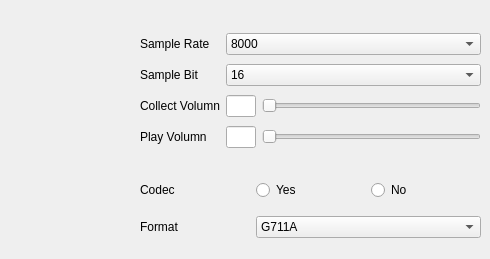
      <widget class="QWidget" name="media_audio">
       <attribute name="title">
        <string>Audio</string>
       </attribute>
       <widget class="QWidget" name="gridLayoutWidget_9">
        <property name="geometry">
         <rect>
          <x>140</x>
          <y>30</y>
          <width>341</width>
          <height>121</height>
         </rect>
        </property>
        <layout class="QGridLayout" name="media_audio_sample_grid">
         <item row="2" column="0">
          <widget class="QLabel" name="label_collection_volume">
           <property name="text">
            <string>Collect Volumn</string>
           </property>
          </widget>
         </item>
         <item row="3" column="2">
          <widget class="QSlider" name="play_volume_slider">
           <property name="orientation">
            <enum>Qt::Horizontal</enum>
           </property>
          </widget>
         </item>
         <item row="1" column="0">
          <widget class="QLabel" name="label_samplebit">
           <property name="text">
            <string>Sample Bit</string>
           </property>
          </widget>
         </item>
         <item row="2" column="2">
          <widget class="QSlider" name="collect_volume_slider">
           <property name="orientation">
            <enum>Qt::Horizontal</enum>
           </property>
          </widget>
         </item>
         <item row="0" column="0">
          <widget class="QLabel" name="label_samplerate">
           <property name="text">
            <string>Sample Rate</string>
           </property>
          </widget>
         </item>
         <item row="3" column="0">
          <widget class="QLabel" name="label_play_volume">
           <property name="text">
            <string>Play Volumn</string>
           </property>
          </widget>
         </item>
         <item row="2" column="1">
          <widget class="QLineEdit" name="collect_volume">
           <property name="maximumSize">
            <size>
             <width>30</width>
             <height>16777215</height>
            </size>
           </property>
           <property name="alignment">
            <set>Qt::AlignCenter</set>
           </property>
          </widget>
         </item>
         <item row="3" column="1">
          <widget class="QLineEdit" name="play_volume">
           <property name="maximumSize">
            <size>
             <width>30</width>
             <height>16777215</height>
            </size>
           </property>
           <property name="alignment">
            <set>Qt::AlignCenter</set>
           </property>
          </widget>
         </item>
         <item row="0" column="1" colspan="2">
          <widget class="QComboBox" name="sample_rate">
           <item>
            <property name="text">
             <string>8000</string>
            </property>
           </item>
          </widget>
         </item>
         <item row="1" column="1" colspan="2">
          <widget class="QComboBox" name="sample_bit">
           <item>
            <property name="text">
             <string>16</string>
            </property>
           </item>
          </widget>
         </item>
        </layout>
       </widget>
       <widget class="QWidget" name="gridLayoutWidget_10">
        <property name="geometry">
         <rect>
          <x>140</x>
          <y>170</y>
          <width>341</width>
          <height>80</height>
         </rect>
        </property>
        <layout class="QGridLayout" name="media_smaple_codec_grid">
         <item row="0" column="2">
          <widget class="QRadioButton" name="audio_encode_enabled_no">
           <property name="text">
            <string>No</string>
           </property>
          </widget>
         </item>
         <item row="0" column="1">
          <widget class="QRadioButton" name="audio_encode_enabled_yes">
           <property name="text">
            <string>Yes</string>
           </property>
          </widget>
         </item>
         <item row="0" column="0">
          <widget class="QLabel" name="label_audio_codec">
           <property name="text">
            <string>Codec</string>
           </property>
          </widget>
         </item>
         <item row="1" column="0">
          <widget class="QLabel" name="label_audio_format">
           <property name="text">
            <string>Format</string>
           </property>
          </widget>
         </item>
         <item row="1" column="1" colspan="2">
          <widget class="QComboBox" name="media_audio_codec_format">
           <item>
            <property name="text">
             <string>G711A</string>
            </property>
           </item>
           <item>
            <property name="text">
             <string>G711U</string>
            </property>
           </item>
          </widget>
         </item>
        </layout>
       </widget>
      </widget>
